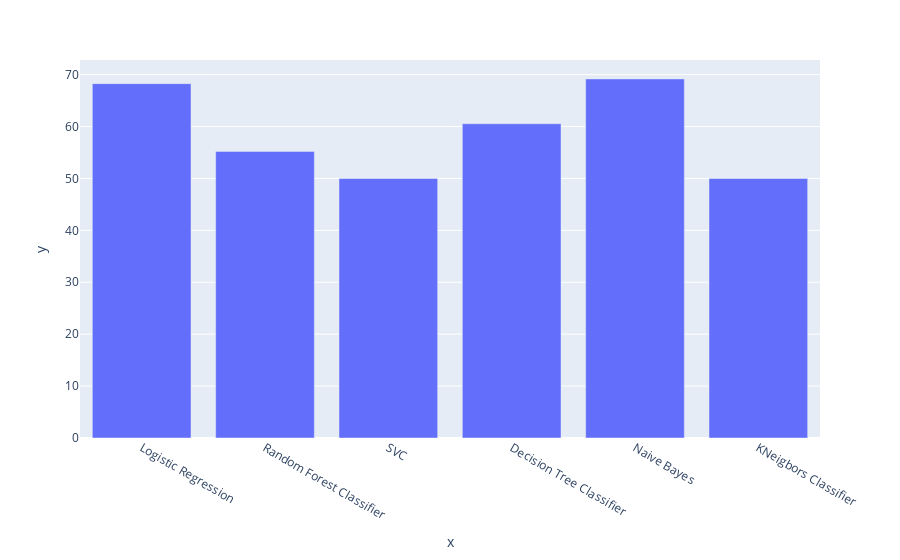

Notebook code cell kept with this figure:
### Markdown cell above
Since the dataset is imbalanced we are not using the accuracy score instead F1-Score and ROC AUC Score.

### Code cell
fig = plt.figure(figsize = (10,8))
fig = px.bar(x = metrics['Model Name'], y = metrics['ROC AUC Score'])
fig.show()

### Figure 1 — Plotly figure (JSON) as saved in the notebook; plotly's stock layout.template omitted (floating-point values rounded to 4 significant figures)
{"data": [{"alignmentgroup": "True", "hovertemplate": "x=%{x}<br>y=%{y}<extra></extra>", "legendgroup": "", "marker": {"color": "#636efa"}, "name": "", "offsetgroup": "", "orientation": "v", "showlegend": false, "textposition": "auto", "type": "bar", "x": ["Logistic Regression", "Random Forest Classifier", "SVC", "Decision Tree Classifier", "Naive Bayes", "KNeigbors Classifier"], "xaxis": "x", "y": [68.25, 55.21, 50, 60.53, 69.17, 50], "yaxis": "y"}], "layout": {"barmode": "relative", "legend": {"tracegroupgap": 0}, "margin": {"t": 60}, "xaxis": {"anchor": "y", "domain": [0, 1], "title": {"text": "x"}}, "yaxis": {"anchor": "x", "domain": [0, 1], "title": {"text": "y"}}}}
